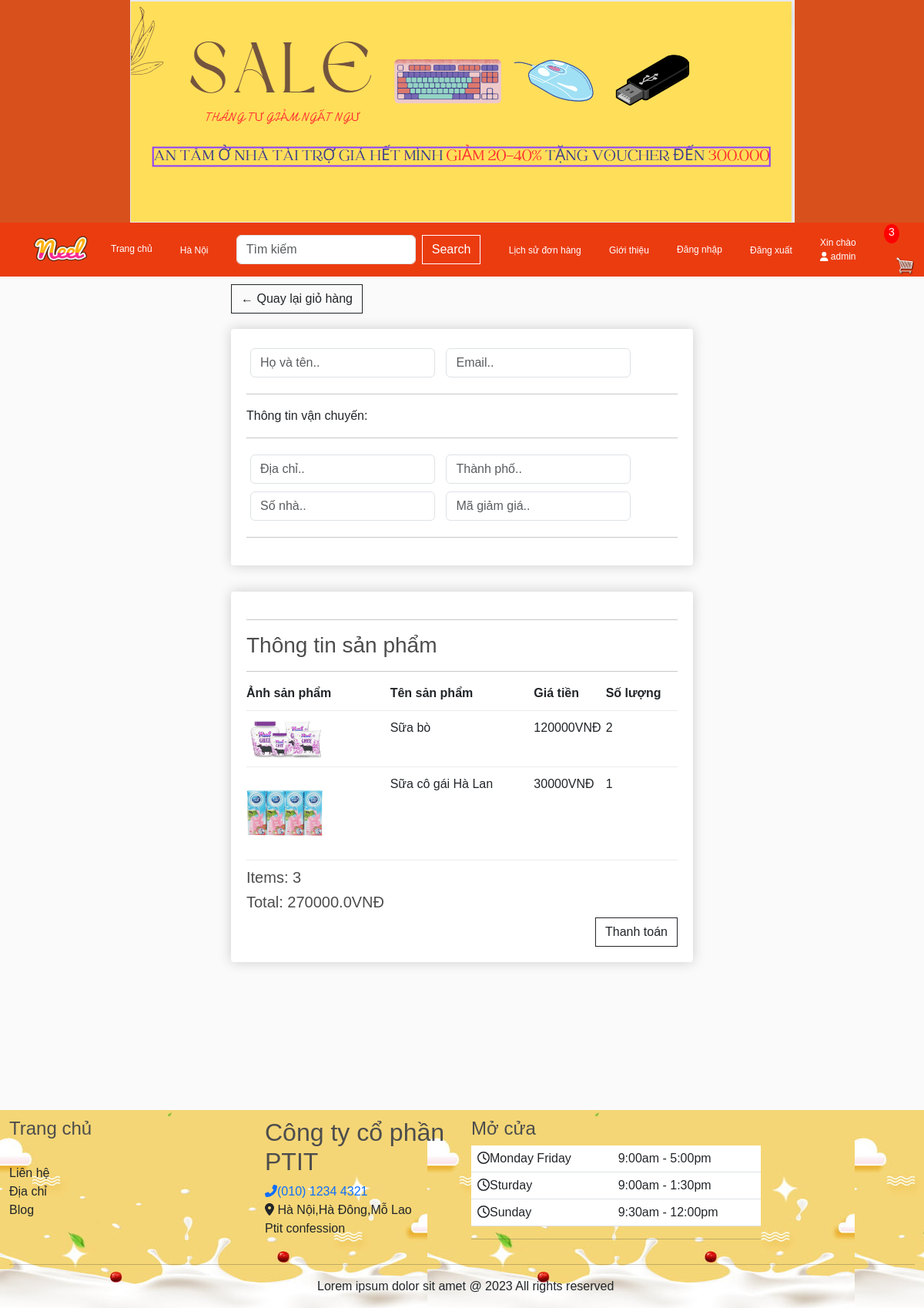
Screenshot of /checkout/ (signed in) with the database file from the repository.
### pages/models.py (models this page shows, shortened)
class OrderItem(models.Model):
    product = models.ForeignKey(Product,on_delete=models.SET_NULL,blank=True,null=True)
    order = models.ForeignKey(Order,on_delete=models.SET_NULL,blank=True,null=True)
    quantity = models.IntegerField(default=0, null=True, blank=True)
    date_added=models.DateTimeField(auto_now_add=True)
    @property
    def get_total(self):
        total=self.product.price * self.quantity
        return total

class Product(models.Model):
    name = models.CharField(max_length=200,null=True)
    price = models.FloatField()
    digital=models.BooleanField(default=False, null=True,blank=False)
    image = models.ImageField(null=True,blank=True)
    @property
    def ImageURL(self):
        try:
            url= self.image.url
        except:
            url=''
        return url

class Order(models.Model):
    customer = models.ForeignKey(User,on_delete=models.SET_NULL,blank=True,null=True)
    date_order=models.DateTimeField(auto_now_add=True)
    complete=models.BooleanField(default=True,null=True,blank=False)
    transaction_id=models.CharField(max_length=200,null=True)
    @property
    def get_cart_items(self):
        orderitems= self.orderitem_set.all()
        total = sum([item.quantity for item in orderitems])
        return total
    @property
    def get_cart_total(self):
        orderitems= self.orderitem_set.all()
        total = sum([item.get_total for item in orderitems])
        return total

### pages/views.py (the view)
# urls.py: path("checkout/", views.checkout, name="checkout"),
def checkout(request):
    if request.user.is_authenticated:
        customer =  request.user
        order,created = Order.objects.get_or_create(customer=customer,complete=False)
        items =order.orderitem_set.all()
        cartItems = order.get_cart_items
        user_not_login="hidden"
        user_login="show"
    else:
        items=[]
        order={'get_cart_items':0, 'get_cart_total':0}
        cartItems = order['get_cart_items']
        user_not_login="show"
        user_login="hidden"
    context={'items':items, 'order':order,'cartItems':cartItems,'user_not_login':user_not_login,'user_login':user_login}
    return render(request,'app/checkout.html',context)

### pages/templates/app/checkout.html (shortened to what this page needs)
{% extends 'app/base.html' %} {% load static %} {% block content_checkout %}
<div
  class=""
  style="
    width: 100%;
    display: flex;
    flex-direction: column;
    justify-content: center;
    align-items: center;
  "
>
  <div class="col-lg-6"  >
	  <a class="btn btn-outline-dark" href="{% url 'cart' %}"
		>&#x2190; Quay lại giỏ hàng</a
	  >
    <div class="box-element" style="padding: 20px; margin-top: 20px;" id="form-wrapper">
      <form id="form">
        <div id="user-info">
          <div class="form-field">
            <input
              required
              class="form-control"
              type="text"
              name="Họ và tên"
              placeholder="Họ và tên.."
            />
          </div>
          <div class="form-field">
            <input
              required
              class="form-control"
              type="email"
              name="email"
              placeholder="Email.."
            />
          </div>
        </div>
        <div id="shipping-info">
          <hr />
          <p>Thông tin vận chuyến:</p>
          <hr />
          <div class="form-field">
            <input
              class="form-control"
              type="text"
              name="Địa chỉ"
              placeholder="Địa chỉ.."
            />
          </div>
          <div class="form-field">
            <input
              class="form-control"
              type="text"
              name="Thành phố"
              placeholder="Thành phố.."
            />
          </div>
          <div class="form-field">
            <input
              class="form-control"
              type="text"
              name="Số nhà"
              placeholder="Số nhà.."
            />
          </div>
          <div class="form-field">
            <input
              class="form-control"
              type="text"
              name="Mã giảm giá"
              placeholder="Mã giảm giá.."
            />
          </div>
        </div>
        <hr />
      </form>
    </div>
    <br />
  </div>
  <div class="col-lg-6">
    <div class="box-element" style="padding: 20px;">
      <hr />
      <h3>Thông tin sản phẩm</h3>
      <hr />
	  <div class="cart-row">
        <div style="flex: 2">
          <strong>Ảnh sản phẩm</strong>
        </div>
        <div style="flex: 2"><strong>Tên sản phẩm</strong></div>
        <div style="flex: 1">
          <strong>Giá tiền</strong>
        </div>
        <div style="flex: 1"><strong>Số lượng</strong></div>
      </div>
      {% for item in items %}
      <div class="cart-row">
        <div style="flex: 2">
          <img class="row-image" src="{{item.product.ImageURL}}" />
        </div>
        <div style="flex: 2"><p>{{item.product.name}}</p></div>
        <div style="flex: 1">
          <p>{{item.product.price | floatformat:0}}VNĐ</p>
        </div>
        <div style="flex: 1"><p>{{item.quantity}}</p></div>
      </div>
      {% endfor %}
	  <div class="row">
		  <div style="display: flex;flex-direction: column;">
			<h5>Items: {{order.get_cart_items}}</h5>
			<h5>Total: {{order.get_cart_total}}VNĐ</h5>
		  </div>
		  <div style="display: flex; justify-content: end;">
			<a class="btn btn-outline-dark" href="{% url 'pay' %}">Thanh toán</a>
		  </div>
	  </div>
    </div>
  </div>
</div>
{% endblock content_checkout %}

### pages/templates/app/base.html (shortened to what this page needs)
{% load static %}
<html>
<head>
    <link href="https://cdn.jsdelivr.net/npm/bootstrap@5.3.0-alpha1/dist/css/bootstrap.min.css" rel="stylesheet">
    <link href="{%static 'app/css/style.css' %} " rel="stylesheet" />
    <link href="{%static 'app/css/owl.carousel.min.css' %} " rel="stylesheet" />
    <link href="{%static 'app/css/all.min.css' %} " rel="stylesheet" />
    <link rel="stylesheet" type="text/css" href="{% static 'app/css/main.css'%}">
	<link rel="stylesheet" href="https://cdnjs.cloudflare.com/ajax/libs/font-awesome/6.4.0/css/all.min.css" />
	<link href="{%static 'app/css/style1.css' %} " rel="stylesheet"  href="style1.css"/>
</head>
<body>
	<header>
	<img src=" app/images/banner1.png" alt="">
</header>
<nav >
	<div class="container-fluid">
	<ul style="margin: 0;">
		<li><a  href="{% url 'home' %}"><img style="margin-right:30px" src=" {% static 'app/images/Neel.png' %} " width="70" height="70" alt="">Trang chủ</a></li>
		<li><a href="">Hà Nội</a></li>
		<li><a href=""></a> <form class="d-flex" role="search" method =POST action="{% url 'search' %}">
			<input class="form-control me-2" type="search" placeholder="Tìm kiếm" aria-label="Search" name="searched">
			<button style="    color: white;border: 1px solid;" class="btn btn-outline-success" type="submit">Search</button>
		  </form></li>
		<li><a href="">Lịch sử đơn hàng</a></li>
		<li><a href="{% url 'introduce' %}">Giới thiệu</a></li>
		<li><a href="{% url 'login' %}">Đăng nhập</a></li>
<li><a href="{% url 'logout' %}">Đăng xuất</a></li>
    <li>
      <a href="">
        <div class="form-inline my-2 my-lg-0" style="visibility: {{user_login}}">
          <div> Xin chào
            <br>
            <i class="fa-solid fa-user">
            </i> {{request.user}}
          </div>
         </div>
      </a>
    </li>
<li>
  <div class="form-inline my-2 my-lg-0">
    <a  href="{%url 'cart' %}">
      <p id="cart-total">{{cartItems}}</p>
      <img id ="cart-icon" src="{% static 'images/cart.png' %}">
    </a>
    </div>
    </li>
	</ul>
</div>
</nav>
</body>
</html>
<body>
{% block content_checkout %}{% endblock content_checkout %}
<br>
<br><br><br>
<br><br><br><br>
<footer style="background-image: url('../../static/app/images/banner/baner_footer2.jpg');width: 100%;" >
  <div class="container">
      <div class="footer-top">
          <div class="row">
              <div class="col-md-4 col-lg-3 about-footer">
                <h4>Trang chủ</h4>
                      <br/>Liên hệ
                      <br/>Địa chỉ
                      <br/>Blog
                      <br/>
                    <br/>
              </div>
              <div class="col-md-6 col-lg-3 page-more-info">
                  <div class="footer-title">
                    <ul>
                        <h2>Công ty cổ phần PTIT</h2>
                        <li><a href="tel:(010) 1234 4321"><i class="fas fa-phone fa-flip-horizontal"></i>(010) 1234 4321</a></li>
                        <li><i class="fas fa-map-marker-alt"></i>
                            Hà Nội,Hà Đông,Mỗ Lao
                            <br/>Ptit confession
                            <br/>
                        </li>
                    </ul>
                  </div>
              </div>
              <div class="col-md-6 col-lg-4 open-hours">
                  <div class="footer-title">
                      <h4>Mở cửa</h4>
                  </div>
                  <table class="table">
                      <tbody>
                          <tr>
                              <td><i class="far fa-clock"></i>Monday Friday</td>
                              <td>9:00am - 5:00pm</td>
                          </tr>
                          <tr>
                              <td><i class="far fa-clock"></i>Sturday</td>
                              <td>9:00am - 1:30pm</td>
                          </tr>
                          <tr>
                              <td><i class="far fa-clock"></i>Sunday</td>
                              <td>9:30am - 12:00pm</td>
                          </tr>
                      </tbody>
                  </table>
                  <hr>
              </div>
          </div>
      </div>
      <hr>
      <div class="footer-bottom">
          <div class="row">
              <div class="col-sm-4">
              </div>
              <div class="col-sm-8">
                  <p>Lorem ipsum dolor sit amet @ 2023 All rights reserved</p>
              </div>
          </div>
      </div>
  </div>
</footer>
</body>
</html>

### pages/static/app/css/main.css (style rules this page uses)
body { background-color: hsl(0, 0%, 98%); }
h1,h2,h3,h4,h5,h6 { color:hsl(0, 0%, 30%); }
.box-element { box-shadow:hsl(0, 0%, 80%) 0 0 16px; background-color: #fff; border-radius: 4px; padding: 5px; }
#cart-icon { width:25px; display: inline-block; margin-left: 15px; }
#cart-total { display: block; text-align: center; color:#fff; background-color: red; width: 20px; height: 25px; border-radius: 50%; font-size: 14px; }
.col-lg-3, .col-lg-4, .col-lg-6, .col-lg-8, .col-lg-12 { margin-top: 10px; }
.btn { border-radius: 0; }
.row-image { width: 100px; }
.form-field { width:250px; display: inline-block; padding: 5px; }
.cart-row { display: flex; align-items: flex-stretch; padding-bottom: 10px; margin-bottom: 10px; border-bottom: 1px solid #ececec; }

### pages/static/app/css/style1.css (style rules this page uses)
* { margin: 0; padding: 0; box-sizing: border-box; font-family: Arial, Helvetica, sans-serif; }
ul { list-style: none; }
.container { max-width: 1200px; margin: auto; }
a { text-decoration: none; }
header { background-color: rgb(216, 81, 28); text-align: center; }
nav { background-color: rgb(235, 60, 16); }
nav ul { display: flex; justify-content: space-between; align-items: center; }
nav ul li a { color :white; font-size: 12px; }
nav ul li:nth-child(3) { position: relative; }

### rows the page displays
OrderItem: product.ImageURL (picture), product.name "Sữa bò", product.price "120000", quantity "2"
OrderItem: product.ImageURL (picture), product.name "Sữa cô gái Hà Lan", product.price "30000", quantity "1"
Order: get_cart_items "3", get_cart_total "270000.0"

### other values shown
{{ request.user }} "admin"
{{ cartItems }} "3"
